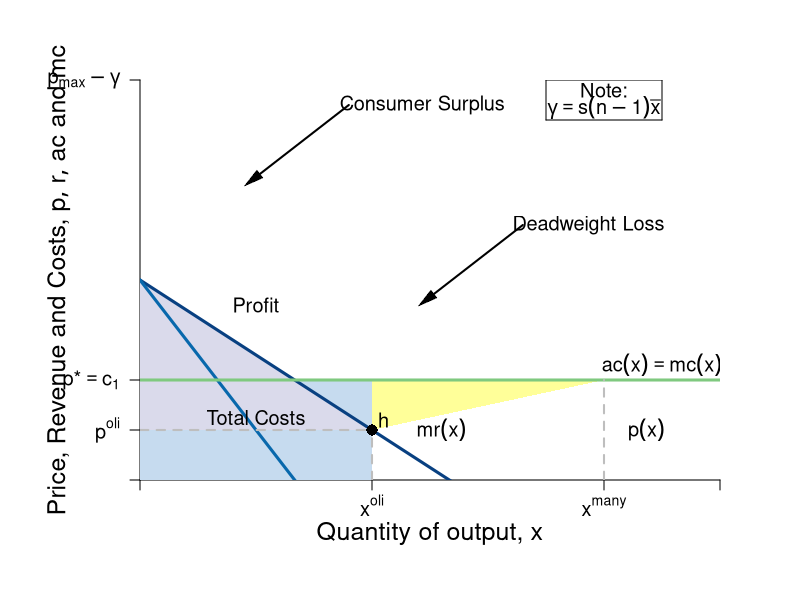

Recreate this plot in R.
#Graph Designer: Simon Halliday
#Authors: Bowles, Foley and Halliday
#Title: Coordination, Conflict and Competition: A Text in Microeconomics

require(shape)
pdf(file = "competitionmarkets/cournot_efficiency_many.pdf", width = 9, height = 7)

#Set parameters for graphics
axislabelsize <- 1.5
labelsize <- 1.2
graphlinewidth <- 3
segmentlinewidth <- 2

COL <- c("#7fc97f", "#beaed4", "#fdc086", "#ffff99", "#386cb0", "#f0027f", "#bf5b17", "#666666")
COLA <- c("#e0f3db", "#99d8c9","#66c2a4","#41ae76", "#238b45", "#005824")
COLB <- c("#c6dbef", "#4eb3d3", "#2b8cbe", "#0868ac","#084081")
COLC <- c("#fcfbfd", "#efedf5", "#dadaeb", "#bcbddc", "#9e9ac8", "#807dba", "#6a51a3", "#54278f", "#3f007d")

#Edited the margins to cater for the larger LHS labels
par(mar =  c(6, 7, 4, 4))

AvgRevenue <- function(x, s = 0.5, pmax = 20, c1 = 2, n = 17,  xbar = 2){
  pmax -s*(n-1)*xbar -s*x
}

MRevenue <- function(x,  s = 0.5, pmax = 20, c1 = 2, n = 17,  xbar = 2){
  pmax - s*(n-1)*xbar -2*s*x
}

AvgCost <- function(x, c0 = 2, c1 = 2){
  c0/x + c1
}

xN <- function(n, s = 0.5, pmax = 20, c1 = 2){
  (pmax - c1)/((n+1)*s)
}
#Using xN defined above, a firm has a unit output when there are 35 firms. 
#So I will re-draw this with n = 35


xlims <- c(0, 15)
ylims <- c(0, 8)

npts <- 501 
x <- seq(xlims[1], xlims[2], length.out = npts)
y <- seq(ylims[1], ylims[2], length.out = npts) 
a <- c(13, 16.75, 19.25)

plot(0, 0, xlim = xlims, ylim = ylims, type = "n",
     xlab = expression(paste("")),
     ylab = expression(paste("")), 
     xaxt = "n", 
     yaxt = "n", 
     cex.lab = axislabelsize, 
     bty = "n",
     xaxs="i", 
     yaxs="i")

# ticksy <- seq(from = ylims[1], to = ylims[2], by = 1)
# ylabels <- seq(from = ylims[1], to = ylims[2], by = 1)
# ticksx <- seq(from = xlims[1], to = xlims[2], by = 1)
# xlabels <- seq(from = xlims[1], to = xlims[2], by = 1)
ticksy <- c(0, 2, AvgRevenue(x = 6), ylims[2])
ylabels <- c(NA, expression(paste(p,"*", phantom()== c[1])), expression(paste(p^{oli})), expression(paste(p[max] - gamma)))
ticksx <- c(0, 6, 12, xlims[2])
xlabels <- c(NA, expression(paste(x^{oli})), expression(paste(x^{many})), NA)

axis(1, at = ticksx, pos = 0, labels = xlabels, cex.axis = labelsize)
axis(2, at = ticksy, pos = 0, labels = ylabels, las = 1, cex.axis = labelsize)

npts <- 500 
xx1 <- seq(xlims[1], xlims[2], length.out = npts)
xx3 <- seq(2, 6, length.out = npts)

#Draw the polygon for profit
xpoly1 <- c(0, 6, 6, 0, 0)
ypoly1 <- c(2, 2, AvgRevenue(x = 6), AvgRevenue(x = 6), 2)
polygon(x = xpoly1, y = ypoly1, col=COLA[1], density=NULL, border = NA)

#Draw the polygon for costs
xpoly2 <- c(0, 6, 6, 0, 0)
ypoly2 <- c(0, 0, 2, 2, 2)
polygon(x = xpoly2, y = ypoly2, col=COLB[1], density=NULL, border = NA)

#Draw the polygon for deadweight loss
xpoly3 <- c(6, 6, 12, 6)
ypoly3 <- c(2, AvgRevenue(x = 6), 2, 2)
polygon(x = xpoly3, y = ypoly3, col=COL[4], density=NULL, border = NA)

#Draw the polygon for consumer surplus
xpoly4 <- c(0, 6, 0, 0)
ypoly4 <- c(AvgRevenue(x = 6), AvgRevenue(x = 6), AvgRevenue(x = 0), AvgRevenue(x = 6))
polygon(x = xpoly4, y = ypoly4, col=COLC[3], density=NULL, border = NA)


#lines(xx1, bcA(xx1, w = 10, p = 1.5), col = COLB[3], lwd = graphlinewidth)
lines(xx1, AvgRevenue(xx1), col = COLB[5], lwd = graphlinewidth)
lines(xx1, MRevenue(xx1), col = COLB[4], lwd = graphlinewidth)
#lines(xx1, AvgCost(xx1, c0 = 2, c1 = 4), col = COLA[5], lwd = graphlinewidth)

#Label the axes
mtext(expression(paste("Quantity of output, ", x)), side=1, line = 2.5, cex = axislabelsize)
text(-2.1, 0.5*ylims[2], expression(paste("Price, Revenue and Costs, ", list(p, r, ac), " and ", mc)), xpd = TRUE, cex = axislabelsize, srt = 90) 

#Label curves
text(13.5, 2.3, expression(paste(ac(x) == mc(x))), cex = labelsize)
text(13.1, 1, expression(paste(p(x))), cex = labelsize)
text(7.8, 1, expression(paste(mr(x))), cex = labelsize)

#Labels cost and profit areas
text(3, 0.5*AvgCost(x = 4), expression("Total Costs"), cex = labelsize)
text(3, 3.5, expression("Profit"), cex = labelsize)
# text(5.25, 5.5, expression("Deadweight"), cex = labelsize)
# text(5.25, 5, expression("Loss"), cex = labelsize)

#Draw segments for total costs
segments(0, AvgRevenue(x = 6), 6, AvgRevenue(x = 6), lty = 2, col = "gray" , lwd = segmentlinewidth)
segments(6, 0, 6, AvgRevenue(x = 6), lty = 2, col = "gray" , lwd = segmentlinewidth)
segments(0, 2, xlims[2], 2, lty = 1, col = COL[1] , lwd = graphlinewidth)

#Segment for many firms comparison
segments(12, 0, 12, 2, lty = 2, col = "gray" , lwd = segmentlinewidth)

#Label Points for comparison
points(6, MRevenue(x = 6), pch = 16, col = "black", cex = 1.5)
text(5.7, MRevenue(x = 6) - 0.2, expression(i), cex = labelsize)


points(6, AvgRevenue(x = 6), pch = 16, col = "black", cex = 1.5)
text(6.3, AvgRevenue(x = 6) + 0.2, expression(h), cex = labelsize)


# Arrow to Consumer surplus
text(7.3, 7.5, expression(paste("Consumer Surplus")), cex = labelsize)
#text(6, 11, expression(paste(cs(x) == frac(1,2)*(p[max] - p^{mon})*x^{mon} )), cex = labelsize)
Arrows(5.4, 7.5, 2.9, 6, col = "black", lty = 1, lwd = 2, arr.type = "triangle", arr.lwd = 0.5)

# Arrow to Deadweight loss
text(11.6, 5.1, expression(paste("Deadweight Loss")), cex = labelsize)
#text(9, 7, expression(paste(dwl(x) == frac(1,2)*(p^{mon} - c[1])*(x^{many} - x^{mon}))), cex = labelsize)
Arrows(9.9, 5.1, 7.4, 3.6, col = "black", lty = 1, lwd = 2, arr.type = "triangle", arr.lwd = 0.5)

text(12, 7.8, expression(paste("Note:")), cex = labelsize)
text(12, 7.45, expression(paste(gamma == s*(n-1)*bar(x))), cex = labelsize)
segments(10.5, 7.2, 13.5, 7.2, lty = 1, col = "black" , lwd = 1)
segments(10.5, 8, 13.5, 8, lty = 1, col = "black" , lwd = 1)
segments(10.5, 7.2, 10.5, 8, lty = 1, col = "black" , lwd = 1)
segments(13.5, 7.2, 13.5, 8, lty = 1, col = "black" , lwd = 1)


dev.off()
